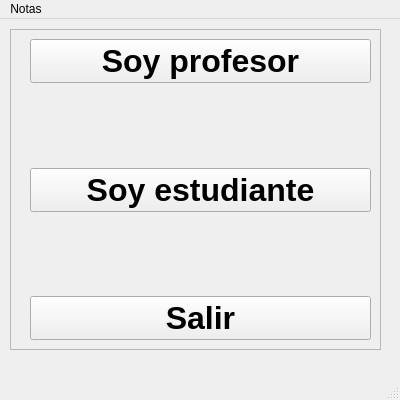
<?xml version="1.0" encoding="UTF-8"?>
<ui version="4.0">
 <class>MainWindow</class>
 <widget class="QMainWindow" name="MainWindow">
  <property name="geometry">
   <rect>
    <x>0</x>
    <y>0</y>
    <width>400</width>
    <height>400</height>
   </rect>
  </property>
  <property name="windowTitle">
   <string>MainWindow</string>
  </property>
  <widget class="QWidget" name="centralwidget">
   <widget class="QFrame" name="frame">
    <property name="geometry">
     <rect>
      <x>10</x>
      <y>10</y>
      <width>371</width>
      <height>321</height>
     </rect>
    </property>
    <property name="frameShape">
     <enum>QFrame::StyledPanel</enum>
    </property>
    <property name="frameShadow">
     <enum>QFrame::Raised</enum>
    </property>
    <widget class="QWidget" name="">
     <property name="geometry">
      <rect>
       <x>20</x>
       <y>10</y>
       <width>341</width>
       <height>301</height>
      </rect>
     </property>
     <layout class="QVBoxLayout" name="verticalLayout">
      <item>
       <widget class="QPushButton" name="pushButton">
        <property name="font">
         <font>
          <family>Arial</family>
          <pointsize>24</pointsize>
          <weight>75</weight>
          <bold>true</bold>
         </font>
        </property>
        <property name="text">
         <string>Soy profesor</string>
        </property>
       </widget>
      </item>
      <item>
       <spacer name="verticalSpacer">
        <property name="orientation">
         <enum>Qt::Vertical</enum>
        </property>
        <property name="sizeHint" stdset="0">
         <size>
          <width>20</width>
          <height>50</height>
         </size>
        </property>
       </spacer>
      </item>
      <item>
       <widget class="QPushButton" name="pushButton_2">
        <property name="font">
         <font>
          <family>Arial</family>
          <pointsize>24</pointsize>
          <weight>75</weight>
          <bold>true</bold>
         </font>
        </property>
        <property name="text">
         <string>Soy estudiante</string>
        </property>
       </widget>
      </item>
      <item>
       <spacer name="verticalSpacer_2">
        <property name="orientation">
         <enum>Qt::Vertical</enum>
        </property>
        <property name="sizeHint" stdset="0">
         <size>
          <width>20</width>
          <height>50</height>
         </size>
        </property>
       </spacer>
      </item>
      <item>
       <widget class="QPushButton" name="pushButton_3">
        <property name="font">
         <font>
          <family>Arial</family>
          <pointsize>24</pointsize>
          <weight>75</weight>
          <bold>true</bold>
         </font>
        </property>
        <property name="text">
         <string>Salir</string>
        </property>
       </widget>
      </item>
     </layout>
    </widget>
   </widget>
  </widget>
  <widget class="QStatusBar" name="statusbar"/>
  <widget class="QMenuBar" name="menubar">
   <property name="geometry">
    <rect>
     <x>0</x>
     <y>0</y>
     <width>400</width>
     <height>26</height>
    </rect>
   </property>
   <widget class="QMenu" name="menuNotas">
    <property name="title">
     <string>Notas</string>
    </property>
   </widget>
   <addaction name="menuNotas"/>
  </widget>
 </widget>
 <resources/>
 <connections/>
</ui>
